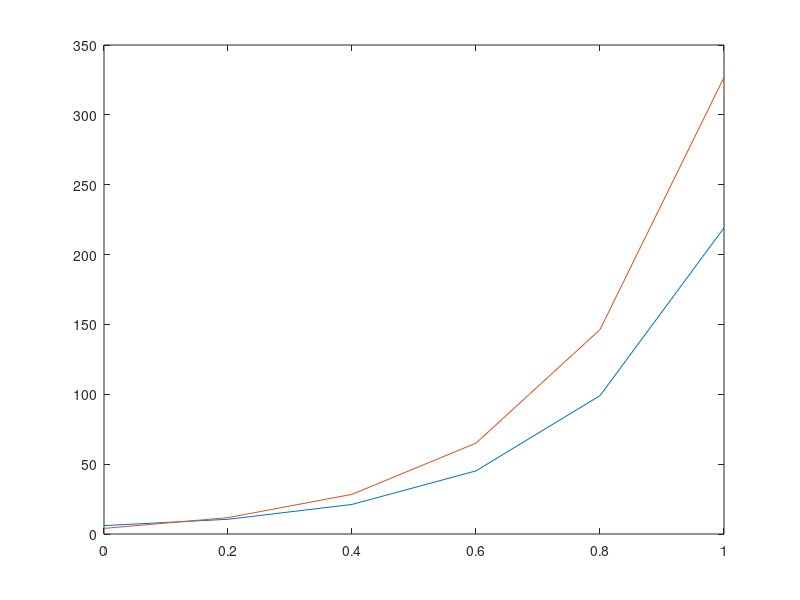

The MATLAB source for this figure:
clear all;
close all;
k=0.3;
m=1;
c=0.2;
h=0.2;
t=0:h:1;
x(1)=6;
v(1)=4;
% hamx=@(v)(v);
% hamv=@(x,v)((-k/m)*x-(c/m)*v);
w(1)=x;
w(2)=v;
hamxv=@(t,w)([w(1)+2*w(2);3*w(1)+2*w(2)]);
[t1,y]=ode45(hamxv,t,[6,4])
plot(t1,y(:,1),t1,y(:,2))